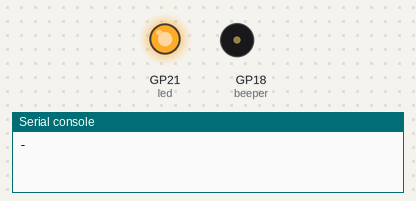
This program was run on a simulated Raspberry Pi Pico running MicroPython. On the bench: output pins drawn as LEDs (lit = HIGH), buzzer (waves = sounding, pin HIGH), the last lines printed to the serial console.

Above: at 0.15 s.
At 29.26 s:
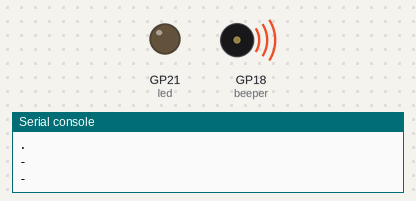
At 58.6 s:
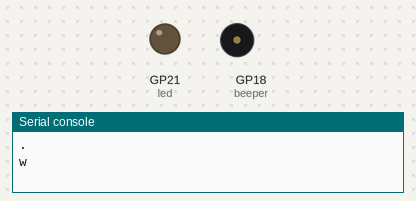
Timing chart, 0 to 61.0 s (numbered marks = the images above):
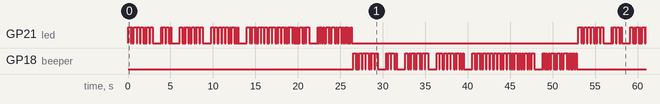

Measured:
- by itself, GP21 (led): moves between LOW and HIGH, repeating every 53.0 s
- by itself, GP18 (beeper): LOW → HIGH at 26.5 s, → LOW 0.30 s later, → HIGH 0.10 s later, → LOW 0.10 s later, … (260 changes in this stretch)
- by itself, everything shown: repeats every 53.0 s, in 260 steps

The program:

morse.py
```python
from machine import Pin
import utime

led = Pin(21, Pin.OUT)
led.off()
beeper = Pin(18, Pin.OUT)
beeper.off()

SIGNAL_SHORT_DURATION = 0.1
SIGNAL_LONG_DURATION = 3 * SIGNAL_SHORT_DURATION
PAUSE_LETTER = SIGNAL_SHORT_DURATION
PAUSE_WORD = 7 * SIGNAL_SHORT_DURATION #included in dictionary as ' ': '.......'

MORSE_CODE_DICT = { 'A':'.-',    'B':'-...', 'C':'-.-.',
                    'D':'-..',   'E':'.',    'F':'..-.',
                    'G':'--.',   'H':'....', 'I':'..',
                    'J':'.---',  'K':'-.-',  'L':'.-..',
                    'M':'--',    'N':'-.',   'O':'---',
                    'P':'.--.',  'Q':'--.-', 'R':'.-.',
                    'S':'...',   'T':'-',    'U':'..-',
                    'V':'...-',  'W':'.--',  'X':'-..-',
                    'Y':'-.--',  'Z':'--..',
                    '1':'.----', '2':'..---', '3':'...--',
                    '4':'....-', '5':'.....', '6':'-....',
                    '7':'--...', '8':'---..', '9':'----.',
                    '0':'-----',
                    ', ':'--..--', '.':'.-.-.-',
                    '?':'..--..', '/':'-..-.', '-':'-....-',
                    '(':'-.--.', ')':'-.--.-'}

MORSE_CODE_DICT_REVERSED = {}
for k,v in MORSE_CODE_DICT.items():
  MORSE_CODE_DICT_REVERSED[v] = k

def message_encode(message):
  encoded_message = ""
  for letter in message:
    if letter == ' ':
      encoded_message += ' '
    else:
      letter_code = MORSE_CODE_DICT[letter]
      encoded_message += str(letter_code)
    encoded_message += 'w'
  return(encoded_message)

def message_send(switch, encoded_message):
  #global led
  print(encoded_message)
  switch.off()
  for character in encoded_message:
    # Debug
    # End of Debug
    if character == '.':
      print(character)
      switch.on()
      utime.sleep(SIGNAL_SHORT_DURATION)
      switch.off()
      utime.sleep(SIGNAL_SHORT_DURATION)
    elif character == '-':
      print(character)
      switch.on()
      utime.sleep(SIGNAL_LONG_DURATION)
      switch.off()
      utime.sleep(SIGNAL_SHORT_DURATION)
    elif character == 'w':
      print(character)
      switch.off()
      utime.sleep(PAUSE_LETTER)
    elif character == ' ':
      print(character)
      switch.off()
      utime.sleep(PAUSE_WORD)

while True:
  message = "Now we try more complex sentense"
  encoded_message = message_encode(message.upper())
  message_send(led, encoded_message)
  message_send(beeper, encoded_message)
```
